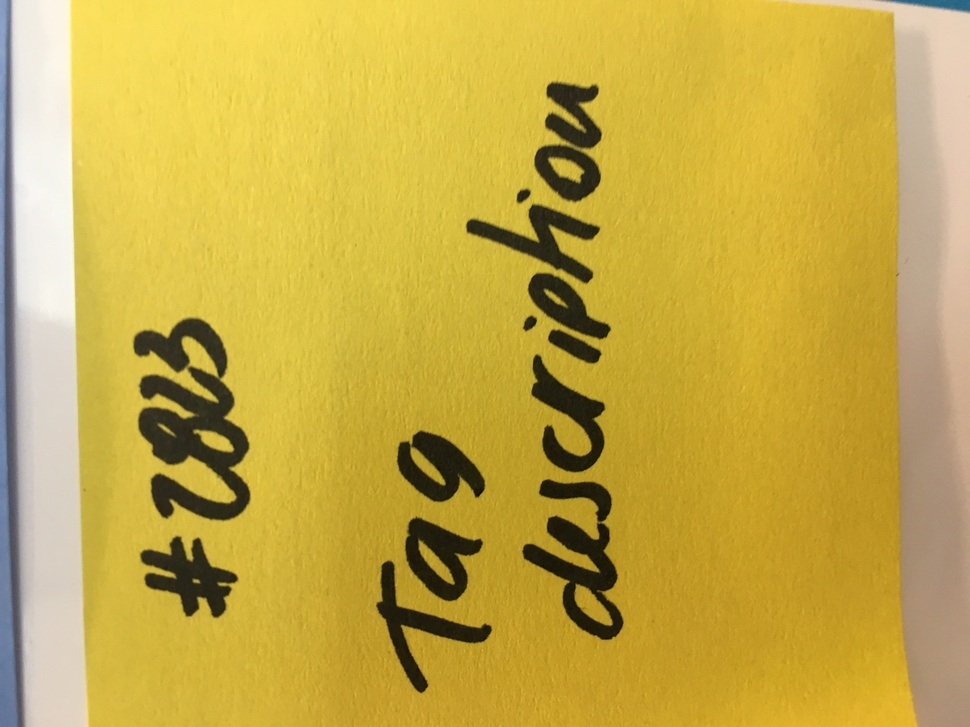
#> input picture data/postits/IMG_2837.JPG, 970 x 727 px, shrunk from 4032 x 3024 before the run
$ jupyter execute --allow-errors '1 - Try OCR in postit.ipynb'   (shell and % lines are left out)
#> lines starting #> are read from the running program, lines starting #| are printed output that depends on the picture
[cell 1]
try:
    import Image
except ImportError:
    from PIL import Image
import pytesseract

import matplotlib.pyplot as plt
import matplotlib.image as mpimg
import numpy as np

[cell 2]
img=Image.open('../../data/postits/IMG_2837.JPG')
#> img is the input picture: PIL image 970x727 RGB; mean R, G, B 197, 170.1, 71.6
img = img.rotate(-90)
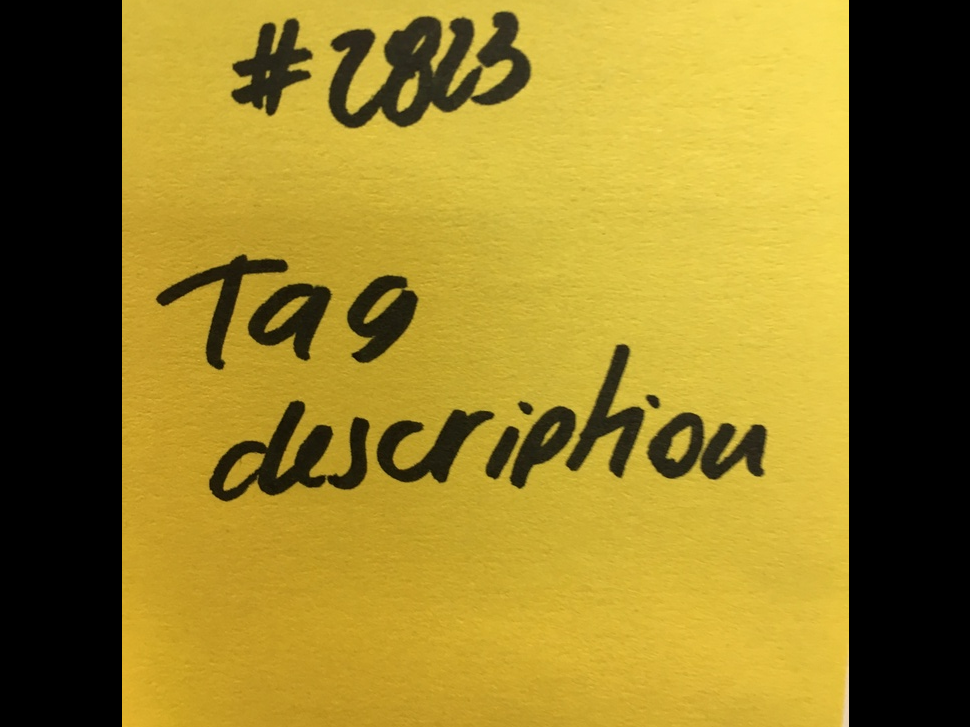
#> img: PIL image 970x727 RGB; mean R, G, B 146.6, 124.9, 40.1

#> (the rest of this cell did not finish here and is left out)

[cell 3]
img=Image.open('../../data/postits/IMG_2833.JPG')
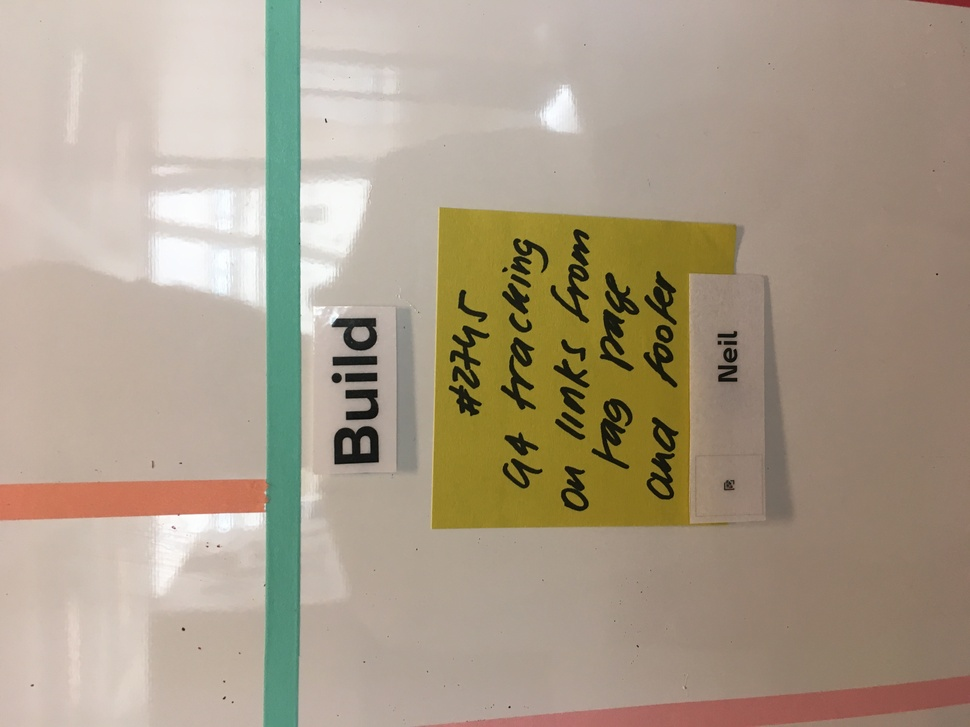
#> input picture data/postits/IMG_2833.JPG, 970 x 727 px, shrunk from 4032 x 3024 before the run
#> img is the input picture: PIL image 970x727 RGB; mean R, G, B 170.2, 156.7, 137.2
img = img.rotate(-90)
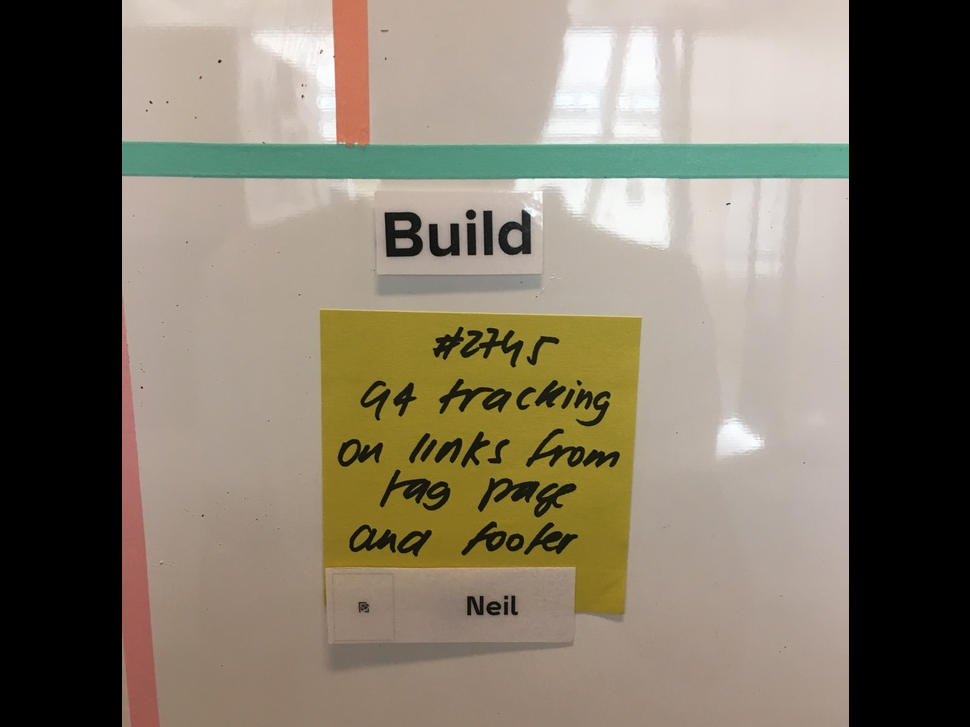
#> img: PIL image 970x727 RGB; mean R, G, B 126, 117.6, 101.6

#> (the rest of this cell did not finish here and is left out)
